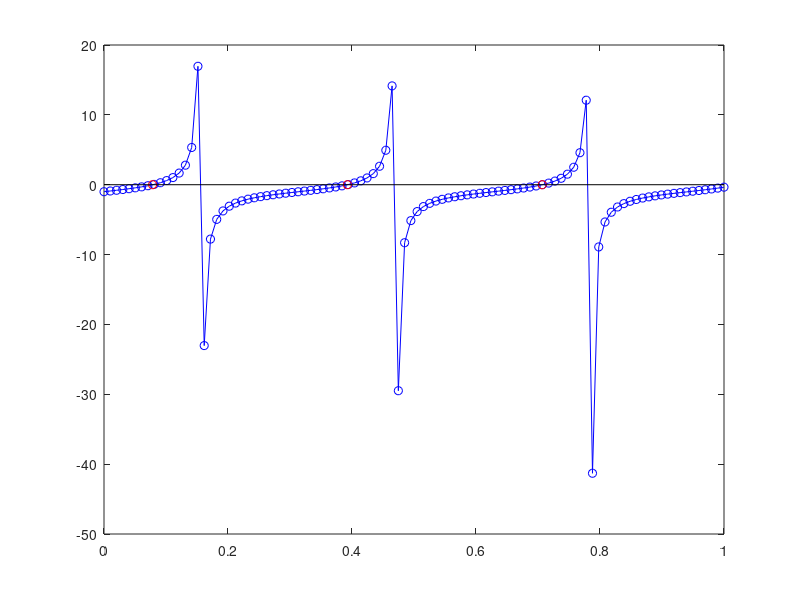

Recreate this plot in MATLAB.
function [ x0 ] = interpinv(x,y,y0,tangent_Tol)

% "Graphically" find all the x0s where a y(x) curve crosses the y==y0 line.
%
% Given the x,y vectors, where y=function(x), and the value y0, this
% mini-function computes using linear interpolation the value(s) of
% x0 where y=y0, i.e. y(x0)=y0. It segments the y-y0 function in
% monotonically invariant parts, and uses the built-in interp1 
% matlab function in a piece-wise approach. The roots are return
% sorted in ascending order. Tangent_Tol is a limit for tangent-like 
% discontinuities, that can be confused for roots. Set to ~10.
% 
% Alexandros Pitilakis / Thessaloniki, Greece
%  2015 Nov : Original Version

% Test
if nargin ==0 && nargout==0    
   x = linspace(0,1,100);
   y = tan(x*10)-1; %sin(2*pi*x).*exp(3*x);
   y0 = 0;
   tangent_Tol = 10;
end

% Set a limit for the tangent-like discontinuities.
if nargin == 3
    tangent_Tol = 10;
end

% -------------------------------------------------------------------------
ya = y-y0; %Look for zero-crosses in the aux function ya=y-y0;
sch = sign(ya(1:end-1)) .* sign( ya(2:end) ); %-1 where sign-change

% Look for tangeant-like infinties who can be confused for roots.
% So, set this flag to 1, where the function is continuous... 
tanch = abs( ya(1:end-1) - ya(2:end)) < tangent_Tol; 

% Where sch==-1 AND tanch==1, it means that we have a "valid" sign-change
% between ya(is) and ya(is+1)
is = find( (sch == -1) & (tanch == 1) ); 

x0 = NaN*zeros( size(is) );
for k = 1 : length(is)
    x0(k) = interp1( y(is(k):is(k)+1) , x(is(k):is(k)+1) , y0 , 'pchip' );
end
% -------------------------------------------------------------------------

% Test
if nargin ==0 && nargout==0
    clc; close all
    plot(x,y,'bo-'); hold on;
    stem( x0 , y0*ones(size(x0)) , 'ro' )
end